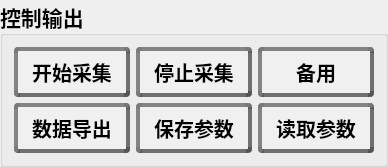
      <widget class="QGroupBox" name="groupBox_9">
       <property name="font">
        <font>
         <family>微软雅黑</family>
         <pointsize>16</pointsize>
         <weight>75</weight>
         <bold>true</bold>
        </font>
       </property>
       <property name="title">
        <string>控制输出</string>
       </property>
       <layout class="QGridLayout" name="gridLayout_7">
        <item row="1" column="0">
         <widget class="QPushButton" name="btnSavePoint">
          <property name="minimumSize">
           <size>
            <width>0</width>
            <height>40</height>
           </size>
          </property>
          <property name="font">
           <font>
            <pointsize>15</pointsize>
            <weight>75</weight>
            <bold>true</bold>
           </font>
          </property>
          <property name="styleSheet">
           <string notr="true">QPushButton {
    color: rgb(0, 0, 0);
    background-color: rgb(240, 240, 240);
    border-radius: 4px;
    outline: none;
    transition: all 0.15s ease-in-out;
    padding: 6px 14px;
    /* 双层边框实现立体效果 */
    border: 4px solid rgba(80, 80, 80, 0.8); /* 外层深灰色边框 */
    border-top: 4px solid rgba(120, 120, 120, 0.9);
    border-left: 4px solid rgba(120, 120, 120, 0.9);
    /* 内层边框效果 */
    background-clip: padding-box;
    position: relative;
}

QPushButton::before {
    content: &quot;&quot;;
    position: absolute;
    top: 1px;
    left: 1px;
    right: 1px;
    bottom: 1px;
    border: 1px solid rgba(30, 30, 30, 0.9);
    border-radius: 3px;
    pointer-events: none;
}

QPushButton:hover {
    background-color: rgb(162, 162, 162);
    border-color: rgba(100, 100, 100, 0.9);
    border-top-color: rgba(140, 140, 140, 0.9);
    border-left-color: rgba(140, 140, 140, 0.9);
}

QPushButton:pressed {
    background-color: #252A32;
    color: #C8CDD1;
    /* 按下时反转边框明暗 */
    border: 1px solid rgba(60, 60, 60, 0.9);
    border-bottom-color: rgba(100, 100, 100, 0.9);
    border-right-color: rgba(100, 100, 100, 0.9);
}

QPushButton:disabled {
    background-color: #E3E7EB;
    color: #A0A6AC;
    border: 1px solid rgba(150, 150, 150, 0.6);
}</string>
          </property>
          <property name="text">
           <string>数据导出</string>
          </property>
         </widget>
        </item>
        <item row="0" column="1">
         <widget class="QPushButton" name="btnStopCollectPoint">
          <property name="minimumSize">
           <size>
            <width>0</width>
            <height>40</height>
           </size>
          </property>
          <property name="font">
           <font>
            <pointsize>15</pointsize>
            <weight>75</weight>
            <bold>true</bold>
           </font>
          </property>
          <property name="styleSheet">
           <string notr="true">QPushButton {
    color: rgb(0, 0, 0);
    background-color: rgb(240, 240, 240);
    border-radius: 4px;
    outline: none;
    transition: all 0.15s ease-in-out;
    padding: 6px 14px;
    /* 双层边框实现立体效果 */
    border: 4px solid rgba(80, 80, 80, 0.8); /* 外层深灰色边框 */
    border-top: 4px solid rgba(120, 120, 120, 0.9);
    border-left: 4px solid rgba(120, 120, 120, 0.9);
    /* 内层边框效果 */
    background-clip: padding-box;
    position: relative;
}

QPushButton::before {
    content: &quot;&quot;;
    position: absolute;
    top: 1px;
    left: 1px;
    right: 1px;
    bottom: 1px;
    border: 1px solid rgba(30, 30, 30, 0.9);
    border-radius: 3px;
    pointer-events: none;
}

QPushButton:hover {
    background-color: rgb(162, 162, 162);
    border-color: rgba(100, 100, 100, 0.9);
    border-top-color: rgba(140, 140, 140, 0.9);
    border-left-color: rgba(140, 140, 140, 0.9);
}

QPushButton:pressed {
    background-color: #252A32;
    color: #C8CDD1;
    /* 按下时反转边框明暗 */
    border: 1px solid rgba(60, 60, 60, 0.9);
    border-bottom-color: rgba(100, 100, 100, 0.9);
    border-right-color: rgba(100, 100, 100, 0.9);
}

QPushButton:disabled {
    background-color: #E3E7EB;
    color: #A0A6AC;
    border: 1px solid rgba(150, 150, 150, 0.6);
}</string>
          </property>
          <property name="text">
           <string>停止采集</string>
          </property>
         </widget>
        </item>
        <item row="0" column="0">
         <widget class="QPushButton" name="btnStartCollectPoint">
          <property name="minimumSize">
           <size>
            <width>0</width>
            <height>40</height>
           </size>
          </property>
          <property name="font">
           <font>
            <pointsize>15</pointsize>
            <weight>75</weight>
            <bold>true</bold>
           </font>
          </property>
          <property name="styleSheet">
           <string notr="true">QPushButton {
    color: rgb(0, 0, 0);
    background-color: rgb(240, 240, 240);
    border-radius: 4px;
    outline: none;
    transition: all 0.15s ease-in-out;
    padding: 6px 14px;
    /* 双层边框实现立体效果 */
    border: 4px solid rgba(80, 80, 80, 0.8); /* 外层深灰色边框 */
    border-top: 4px solid rgba(120, 120, 120, 0.9);
    border-left: 4px solid rgba(120, 120, 120, 0.9);
    /* 内层边框效果 */
    background-clip: padding-box;
    position: relative;
}

QPushButton::before {
    content: &quot;&quot;;
    position: absolute;
    top: 1px;
    left: 1px;
    right: 1px;
    bottom: 1px;
    border: 1px solid rgba(30, 30, 30, 0.9);
    border-radius: 3px;
    pointer-events: none;
}

QPushButton:hover {
    background-color: rgb(162, 162, 162);
    border-color: rgba(100, 100, 100, 0.9);
    border-top-color: rgba(140, 140, 140, 0.9);
    border-left-color: rgba(140, 140, 140, 0.9);
}

QPushButton:pressed {
    background-color: #252A32;
    color: #C8CDD1;
    /* 按下时反转边框明暗 */
    border: 1px solid rgba(60, 60, 60, 0.9);
    border-bottom-color: rgba(100, 100, 100, 0.9);
    border-right-color: rgba(100, 100, 100, 0.9);
}

QPushButton:disabled {
    background-color: #E3E7EB;
    color: #A0A6AC;
    border: 1px solid rgba(150, 150, 150, 0.6);
}</string>
          </property>
          <property name="text">
           <string>开始采集</string>
          </property>
         </widget>
        </item>
        <item row="1" column="1">
         <widget class="QPushButton" name="btnParamSave">
          <property name="font">
           <font>
            <pointsize>15</pointsize>
            <weight>75</weight>
            <bold>true</bold>
           </font>
          </property>
          <property name="styleSheet">
           <string notr="true">QPushButton {
    color: rgb(0, 0, 0);
    background-color: rgb(240, 240, 240);
    border-radius: 4px;
    outline: none;
    transition: all 0.15s ease-in-out;
    padding: 6px 14px;
    /* 双层边框实现立体效果 */
    border: 4px solid rgba(80, 80, 80, 0.8); /* 外层深灰色边框 */
    border-top: 4px solid rgba(120, 120, 120, 0.9);
    border-left: 4px solid rgba(120, 120, 120, 0.9);
    /* 内层边框效果 */
    background-clip: padding-box;
    position: relative;
}

QPushButton::before {
    content: &quot;&quot;;
    position: absolute;
    top: 1px;
    left: 1px;
    right: 1px;
    bottom: 1px;
    border: 1px solid rgba(30, 30, 30, 0.9);
    border-radius: 3px;
    pointer-events: none;
}

QPushButton:hover {
    background-color: rgb(162, 162, 162);
    border-color: rgba(100, 100, 100, 0.9);
    border-top-color: rgba(140, 140, 140, 0.9);
    border-left-color: rgba(140, 140, 140, 0.9);
}

QPushButton:pressed {
    background-color: #252A32;
    color: #C8CDD1;
    /* 按下时反转边框明暗 */
    border: 1px solid rgba(60, 60, 60, 0.9);
    border-bottom-color: rgba(100, 100, 100, 0.9);
    border-right-color: rgba(100, 100, 100, 0.9);
}

QPushButton:disabled {
    background-color: #E3E7EB;
    color: #A0A6AC;
    border: 1px solid rgba(150, 150, 150, 0.6);
}</string>
          </property>
          <property name="text">
           <string>保存参数</string>
          </property>
         </widget>
        </item>
        <item row="1" column="2">
         <widget class="QPushButton" name="btnParamRead">
          <property name="font">
           <font>
            <pointsize>15</pointsize>
            <weight>75</weight>
            <bold>true</bold>
           </font>
          </property>
          <property name="styleSheet">
           <string notr="true">QPushButton {
    color: rgb(0, 0, 0);
    background-color: rgb(240, 240, 240);
    border-radius: 4px;
    outline: none;
    transition: all 0.15s ease-in-out;
    padding: 6px 14px;
    /* 双层边框实现立体效果 */
    border: 4px solid rgba(80, 80, 80, 0.8); /* 外层深灰色边框 */
    border-top: 4px solid rgba(120, 120, 120, 0.9);
    border-left: 4px solid rgba(120, 120, 120, 0.9);
    /* 内层边框效果 */
    background-clip: padding-box;
    position: relative;
}

QPushButton::before {
    content: &quot;&quot;;
    position: absolute;
    top: 1px;
    left: 1px;
    right: 1px;
    bottom: 1px;
    border: 1px solid rgba(30, 30, 30, 0.9);
    border-radius: 3px;
    pointer-events: none;
}

QPushButton:hover {
    background-color: rgb(162, 162, 162);
    border-color: rgba(100, 100, 100, 0.9);
    border-top-color: rgba(140, 140, 140, 0.9);
    border-left-color: rgba(140, 140, 140, 0.9);
}

QPushButton:pressed {
    background-color: #252A32;
    color: #C8CDD1;
    /* 按下时反转边框明暗 */
    border: 1px solid rgba(60, 60, 60, 0.9);
    border-bottom-color: rgba(100, 100, 100, 0.9);
    border-right-color: rgba(100, 100, 100, 0.9);
}

QPushButton:disabled {
    background-color: #E3E7EB;
    color: #A0A6AC;
    border: 1px solid rgba(150, 150, 150, 0.6);
}</string>
          </property>
          <property name="text">
           <string>读取参数</string>
          </property>
         </widget>
        </item>
        <item row="0" column="2">
         <widget class="QPushButton" name="pushButton_2">
          <property name="font">
           <font>
            <pointsize>15</pointsize>
            <weight>75</weight>
            <bold>true</bold>
           </font>
          </property>
          <property name="styleSheet">
           <string notr="true">QPushButton {
    color: rgb(0, 0, 0);
    background-color: rgb(240, 240, 240);
    border-radius: 4px;
    outline: none;
    transition: all 0.15s ease-in-out;
    padding: 6px 14px;
    /* 双层边框实现立体效果 */
    border: 4px solid rgba(80, 80, 80, 0.8); /* 外层深灰色边框 */
    border-top: 4px solid rgba(120, 120, 120, 0.9);
    border-left: 4px solid rgba(120, 120, 120, 0.9);
    /* 内层边框效果 */
    background-clip: padding-box;
    position: relative;
}

QPushButton::before {
    content: &quot;&quot;;
    position: absolute;
    top: 1px;
    left: 1px;
    right: 1px;
    bottom: 1px;
    border: 1px solid rgba(30, 30, 30, 0.9);
    border-radius: 3px;
    pointer-events: none;
}

QPushButton:hover {
    background-color: rgb(162, 162, 162);
    border-color: rgba(100, 100, 100, 0.9);
    border-top-color: rgba(140, 140, 140, 0.9);
    border-left-color: rgba(140, 140, 140, 0.9);
}

QPushButton:pressed {
    background-color: #252A32;
    color: #C8CDD1;
    /* 按下时反转边框明暗 */
    border: 1px solid rgba(60, 60, 60, 0.9);
    border-bottom-color: rgba(100, 100, 100, 0.9);
    border-right-color: rgba(100, 100, 100, 0.9);
}

QPushButton:disabled {
    background-color: #E3E7EB;
    color: #A0A6AC;
    border: 1px solid rgba(150, 150, 150, 0.6);
}</string>
          </property>
          <property name="text">
           <string>备用</string>
          </property>
         </widget>
        </item>
       </layout>
      </widget>
